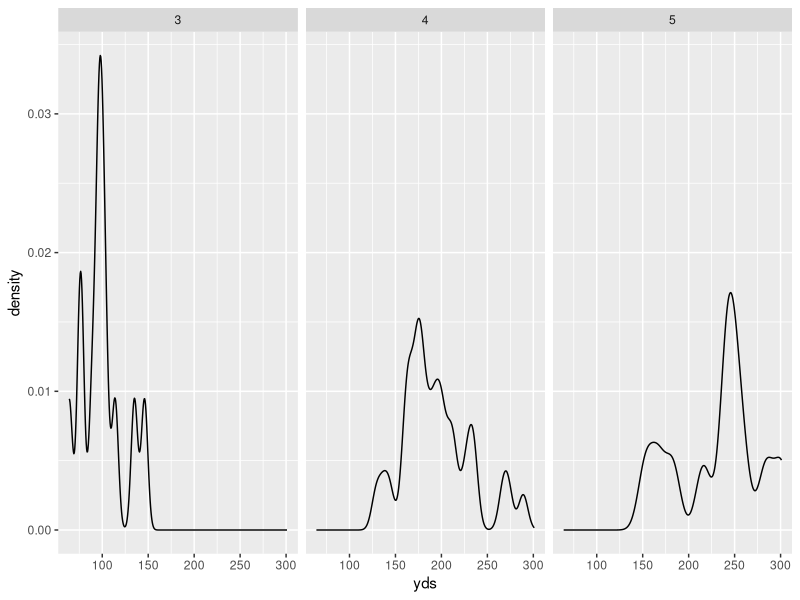
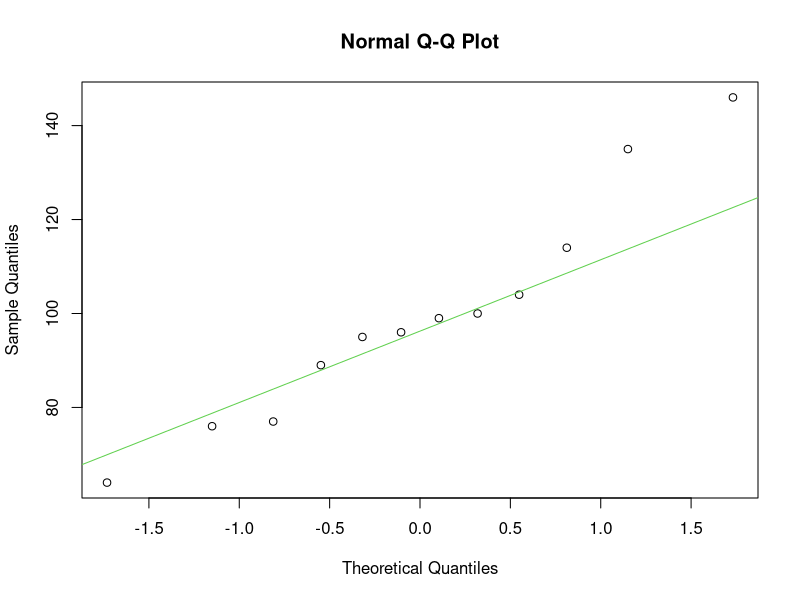
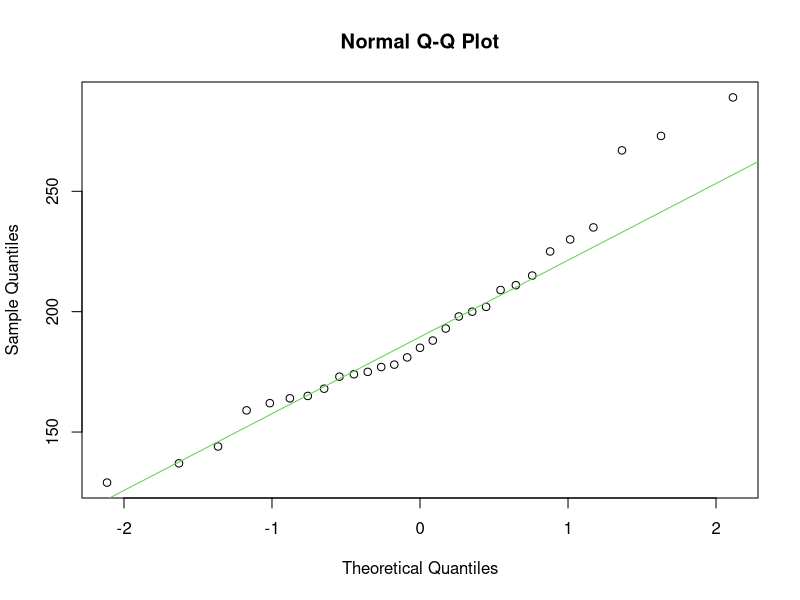
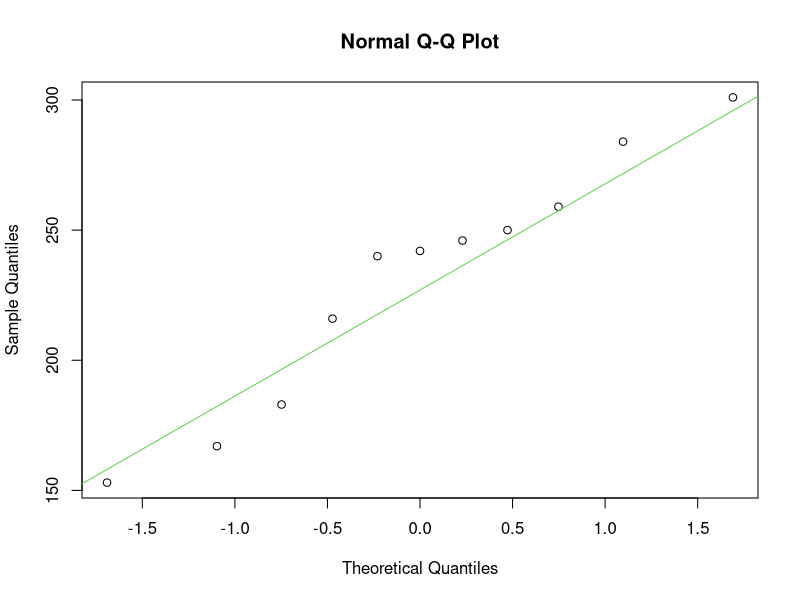
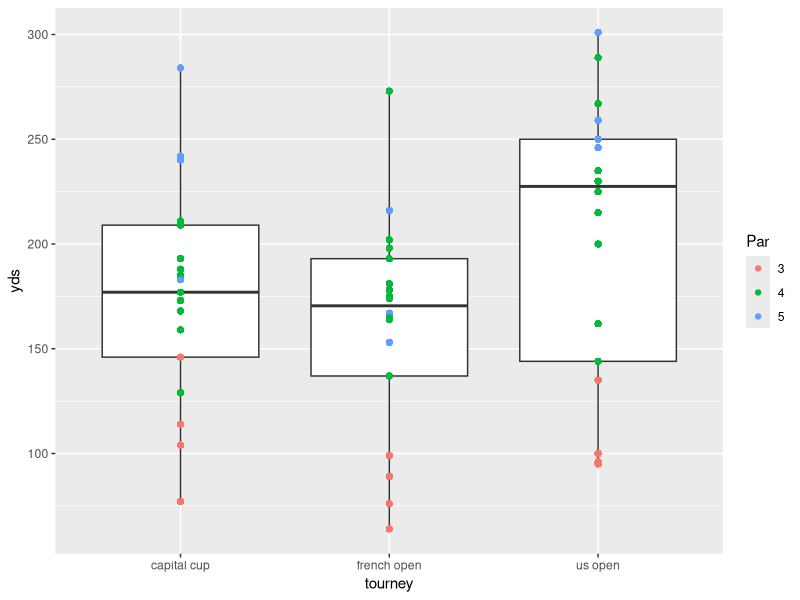

Generate these figures, in order, with R:
## ---- chunk 1
knitr::opts_chunk$set(echo = F)
knitr::opts_chunk$set(warning = F)
knitr::opts_chunk$set(out.width = '100%')
library(tidyverse)
library(knitr)
library(kableExtra)

# Read data
majors_scores <- read_csv("../../rdata/footgolf/majors/majors_scores.csv", col_types = c("ciiiiiic"), col_names = T)

# Multiple plot function
#
# ggplot objects can be passed in ..., or to plotlist (as a list of ggplot objects)
# - cols:   Number of columns in layout
# - layout: A matrix specifying the layout. If present, 'cols' is ignored.
#
# If the layout is something like matrix(c(1,2,3,3), nrow=2, byrow=TRUE),
# then plot 1 will go in the upper left, 2 will go in the upper right, and
# 3 will go all the way across the bottom.
#
multiplot <- function(..., plotlist=NULL, file, cols=1, layout=NULL) {
  library(grid)

  # Make a list from the ... arguments and plotlist
  plots <- c(list(...), plotlist)

  numPlots = length(plots)

  # If layout is NULL, then use 'cols' to determine layout
  if (is.null(layout)) {
    # Make the panel
    # ncol: Number of columns of plots
    # nrow: Number of rows needed, calculated from # of cols
    layout <- matrix(seq(1, cols * ceiling(numPlots/cols)),
                    ncol = cols, nrow = ceiling(numPlots/cols))
  }

 if (numPlots==1) {
    print(plots[[1]])

  } else {
    # Set up the page
    grid.newpage()
    pushViewport(viewport(layout = grid.layout(nrow(layout), ncol(layout))))

    # Make each plot, in the correct location
    for (i in 1:numPlots) {
      # Get the i,j matrix positions of the regions that contain this subplot
      matchidx <- as.data.frame(which(layout == i, arr.ind = TRUE))

      print(plots[[i]], vp = viewport(layout.pos.row = matchidx$row,
                                      layout.pos.col = matchidx$col))
    }
  }
}

## ---- chunk 2
ggplot(majors_scores, aes(yds)) + geom_density() + facet_grid(. ~ par)

# Test for normality
shapiro.test(unique(filter(majors_scores, par == 3)$yds))
shapiro.test(unique(filter(majors_scores, par == 4)$yds))
shapiro.test(unique(filter(majors_scores, par == 5)$yds))
## ---- chunk 3
qqnorm(unique(filter(majors_scores, par == 3)$yds)); qqline(unique(filter(majors_scores, par == 3)$yds), col = 3)
qqnorm(unique(filter(majors_scores, par == 4)$yds)); qqline(unique(filter(majors_scores, par == 4)$yds), col = 3)
qqnorm(unique(filter(majors_scores, par == 5)$yds)); qqline(unique(filter(majors_scores, par == 5)$yds), col = 3)
## ---- chunk 4
t.test(unique(filter(majors_scores, par == 3)$yds), unique(filter(majors_scores, par == 4)$yds))
t.test(unique(filter(majors_scores, par == 3)$yds), unique(filter(majors_scores, par == 5)$yds))
t.test(unique(filter(majors_scores, par == 4)$yds), unique(filter(majors_scores, par == 5)$yds))
## ---- chunk 5
majors_scores %>% 
    group_by(tourney, par) %>% 
    summarize(mean.yds = mean(yds)) %>%
    kable(escape = F, format = 'html') %>%
    kable_styling(bootstrap_options = c("striped", "hover", "condensed", "responsive"))
## ---- chunk 6
ggplot(majors_scores, aes(tourney, yds)) + 
    geom_boxplot() +
    geom_point(aes(color = factor(par))) +
    labs(color = "Par")

## ---- chunk 7
# uso_round_hole_means <- uso_scores %>% group_by(round, hole) %>% summarize(mean.strokes = mean(strokes), mean.score = mean(score))
# cc_round_hole_means <- cc_scores %>% group_by(round, hole) %>% summarize(mean.strokes = mean(strokes), mean.score = mean(score))
# fo_round_hole_means <- fo_scores %>% group_by(round, hole) %>% summarize(mean.strokes = mean(strokes), mean.score = mean(score))
# 
# uso_mean <- mean(uso_round_hole_means$mean.score)
# cc_mean <- mean(cc_round_hole_means$mean.score)
# fo_mean <- mean(fo_round_hole_means$mean.score)
# 
# uso_mean_plot <- uso_scores %>% 
#     group_by(round, hole) %>% 
#     summarize(mean.strokes = mean(strokes), mean.score = mean(score)) %>% 
#     ggplot(aes(x = hole, y = mean.score)) + 
#     geom_path(aes(color = factor(round)), size = 1) + 
#     geom_hline(yintercept = mean(uso_mean)) +
#     annotate("text", x = min(uso_scores$hole), y = mean(uso_mean), label = paste("Mean = ", round(mean(uso_mean), 3)), hjust = 1, vjust = -1) +
#     ggtitle("US Open - Mean Scores per Hole per Round")
# 
# cc_mean_plot <- cc_scores %>% 
#     group_by(round, hole) %>% 
#     summarize(mean.strokes = mean(strokes), mean.score = mean(score)) %>% 
#     ggplot(aes(x = hole, y = mean.score)) + 
#     geom_path(aes(color = factor(round)), size = 1) + 
#     geom_hline(yintercept = mean(cc_mean)) +
#     annotate("text", x = min(cc_scores$hole), y = mean(cc_mean), label = paste("Mean = ", round(mean(cc_mean), 3)), hjust = 1, vjust = -1) +
#     ggtitle("Capital Cup - Mean Scores per Hole per Round")
# 
# fo_mean_plot <- fo_scores %>% 
#     group_by(round, hole) %>% 
#     summarize(mean.strokes = mean(strokes), mean.score = mean(score)) %>% 
#     ggplot(aes(x = hole, y = mean.score)) + 
#     geom_path(aes(color = factor(round)), size = 1) + 
#     geom_hline(yintercept = mean(fo_mean)) +
#     annotate("text", x = min(fo_scores$hole), y = mean(fo_mean), label = paste("Mean = ", round(mean(fo_mean), 3)), hjust = 1, vjust = -1) +
#     ggtitle("French Open - Mean Scores per Hole per Round")
# 
# multiplot(uso_mean_plot, cc_mean_plot, fo_mean_plot)
